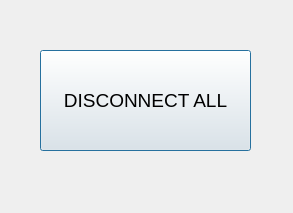
<?xml version="1.0" encoding="UTF-8"?>
<ui version="4.0">
 <class>Dialog</class>
 <widget class="QDialog" name="Dialog">
  <property name="geometry">
   <rect>
    <x>0</x>
    <y>0</y>
    <width>293</width>
    <height>213</height>
   </rect>
  </property>
  <property name="windowTitle">
   <string>Dialog</string>
  </property>
  <widget class="QPushButton" name="DisconnectButton">
   <property name="geometry">
    <rect>
     <x>40</x>
     <y>50</y>
     <width>211</width>
     <height>101</height>
    </rect>
   </property>
   <property name="styleSheet">
    <string notr="true">font-size:14pt</string>
   </property>
   <property name="text">
    <string>DISCONNECT ALL</string>
   </property>
  </widget>
 </widget>
 <resources/>
 <connections/>
</ui>
